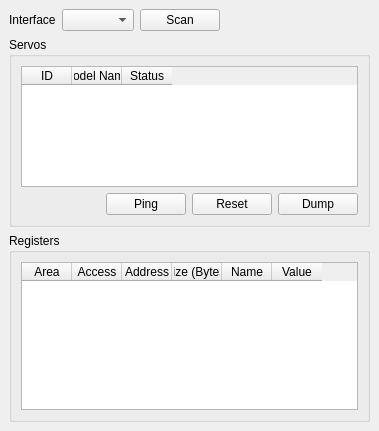
<?xml version="1.0" encoding="UTF-8"?>
<ui version="4.0">
 <class>DigitalServos</class>
 <widget class="QDockWidget" name="DigitalServos">
  <property name="geometry">
   <rect>
    <x>0</x>
    <y>0</y>
    <width>379</width>
    <height>431</height>
   </rect>
  </property>
  <property name="windowTitle">
   <string>Digital Servos</string>
  </property>
  <widget class="QWidget" name="dockWidgetContents">
   <layout class="QVBoxLayout" name="verticalLayout_3">
    <item>
     <layout class="QHBoxLayout" name="horizontalLayout">
      <item>
       <widget class="QLabel" name="label">
        <property name="text">
         <string>Interface</string>
        </property>
       </widget>
      </item>
      <item>
       <widget class="QComboBox" name="comboBox_interfaces"/>
      </item>
      <item>
       <widget class="QPushButton" name="pushButton_scan">
        <property name="text">
         <string>Scan</string>
        </property>
       </widget>
      </item>
      <item>
       <spacer name="horizontalSpacer_2">
        <property name="orientation">
         <enum>Qt::Horizontal</enum>
        </property>
        <property name="sizeHint" stdset="0">
         <size>
          <width>40</width>
          <height>20</height>
         </size>
        </property>
       </spacer>
      </item>
     </layout>
    </item>
    <item>
     <widget class="QGroupBox" name="groupBox">
      <property name="title">
       <string>Servos</string>
      </property>
      <layout class="QVBoxLayout" name="verticalLayout">
       <item>
        <widget class="QTableWidget" name="tableWidget_servos">
         <property name="frameShadow">
          <enum>QFrame::Sunken</enum>
         </property>
         <property name="sizeAdjustPolicy">
          <enum>QAbstractScrollArea::AdjustToContents</enum>
         </property>
         <property name="alternatingRowColors">
          <bool>true</bool>
         </property>
         <property name="columnCount">
          <number>3</number>
         </property>
         <attribute name="horizontalHeaderDefaultSectionSize">
          <number>50</number>
         </attribute>
         <attribute name="horizontalHeaderMinimumSectionSize">
          <number>30</number>
         </attribute>
         <column>
          <property name="text">
           <string>ID</string>
          </property>
         </column>
         <column>
          <property name="text">
           <string>Model Name</string>
          </property>
         </column>
         <column>
          <property name="text">
           <string>Status</string>
          </property>
         </column>
        </widget>
       </item>
       <item>
        <layout class="QHBoxLayout" name="horizontalLayout_2">
         <item>
          <spacer name="horizontalSpacer">
           <property name="orientation">
            <enum>Qt::Horizontal</enum>
           </property>
           <property name="sizeHint" stdset="0">
            <size>
             <width>40</width>
             <height>20</height>
            </size>
           </property>
          </spacer>
         </item>
         <item>
          <widget class="QPushButton" name="pushButton_ping">
           <property name="text">
            <string>Ping</string>
           </property>
          </widget>
         </item>
         <item>
          <widget class="QPushButton" name="pushButton_reset">
           <property name="text">
            <string>Reset</string>
           </property>
          </widget>
         </item>
         <item>
          <widget class="QPushButton" name="pushButton_dump">
           <property name="text">
            <string>Dump</string>
           </property>
          </widget>
         </item>
        </layout>
       </item>
      </layout>
     </widget>
    </item>
    <item>
     <widget class="QGroupBox" name="groupBox_2">
      <property name="title">
       <string>Registers</string>
      </property>
      <layout class="QVBoxLayout" name="verticalLayout_2">
       <item>
        <widget class="QTableWidget" name="tableWidget_registers">
         <property name="frameShadow">
          <enum>QFrame::Sunken</enum>
         </property>
         <property name="sizeAdjustPolicy">
          <enum>QAbstractScrollArea::AdjustToContents</enum>
         </property>
         <property name="alternatingRowColors">
          <bool>true</bool>
         </property>
         <property name="selectionBehavior">
          <enum>QAbstractItemView::SelectItems</enum>
         </property>
         <property name="columnCount">
          <number>6</number>
         </property>
         <attribute name="horizontalHeaderDefaultSectionSize">
          <number>50</number>
         </attribute>
         <attribute name="horizontalHeaderMinimumSectionSize">
          <number>30</number>
         </attribute>
         <column>
          <property name="text">
           <string>Area</string>
          </property>
         </column>
         <column>
          <property name="text">
           <string>Access</string>
          </property>
         </column>
         <column>
          <property name="text">
           <string>Address</string>
          </property>
         </column>
         <column>
          <property name="text">
           <string>Size (Bytes)</string>
          </property>
         </column>
         <column>
          <property name="text">
           <string>Name</string>
          </property>
         </column>
         <column>
          <property name="text">
           <string>Value</string>
          </property>
         </column>
        </widget>
       </item>
      </layout>
     </widget>
    </item>
   </layout>
  </widget>
 </widget>
 <resources/>
 <connections/>
</ui>
